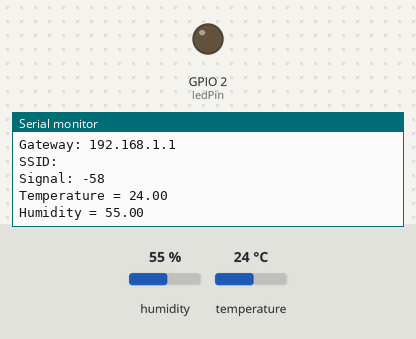
A sketch run on a simulated ESP8266 (NodeMCU). Shown: output pins drawn as LEDs (lit = HIGH), the last lines printed to the serial monitor. The inputs (shaded band) are chosen by the test bench; at power-on: humidity 55 %, temperature 24 °C. WiFi joins after 1.5 s; servers stay silent unless stated; pins used as bus, display or sensor lines are not drawn.

Above: at 2.7 s.
2.8 s: humidity set to 22 %
At 3.3 s:
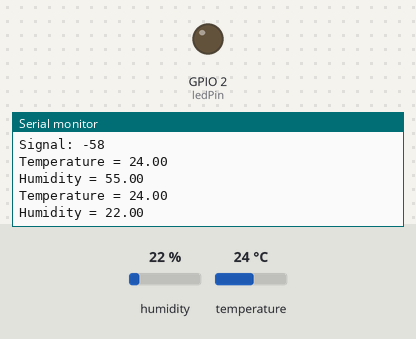
4.5 s: temperature set to 12 °C
At 6.0 s:
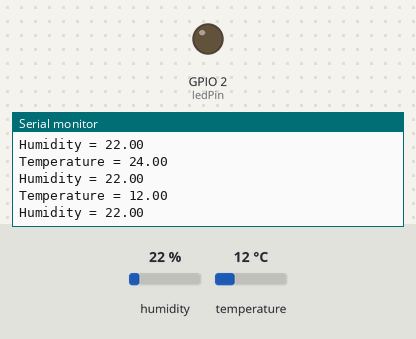
6.2 s: humidity set to 40 %
At 7.5 s:
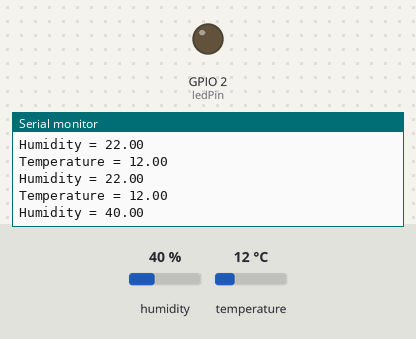
Timing chart, 0 to 9.2 s (numbered marks = the images above; inputs shaded):
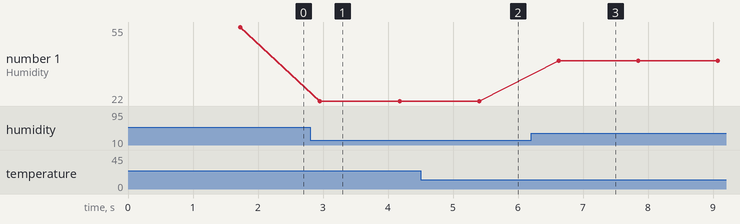

Measured:
- after the input at 2.8 s, the serial monitor: prints a new line after 0.15 s (image 1)
- after the input at 4.5 s, the serial monitor: prints a new line after 0.90 s (image 2)
- after the input at 6.2 s, the serial monitor: prints a new line after 0.42 s (image 3)
- plotted number 1: 55 → 22 after the input at 2.8 s, 22 → 40 after the input at 6.2 s

The sketch:

wifi_client_01.ino
```cpp
/*  Connects to the home WiFi network
 *  Asks some network parameters
 *  Sends and receives message from the server in every 2 seconds
 *  Communicates: wifi_server_01.ino
 */
#include <dht.h>
#include <SPI.h>
#include <ESP8266WiFi.h>

dht DHT;
byte ledPin = 2;
char ssid[] = "";           // SSID of your home WiFi
char pass[] = "";            // password of your home WiFi
char ssid1[] = "SAM";               // SSID of your home WiFi
char pass1[] = "1234556789";
const int dhtPin = 2;
int timeout=0;
unsigned long askTimer = 0;
int serverconn = 0;
IPAddress server(192,168,1,198);       // the fix IP address of the server
IPAddress server1(192,168,43,80);       // the fix IP address of the server

WiFiClient client;

void setup() {
  Serial.begin(115200);  // only for debug
  pinMode(dhtPin , INPUT);
  WiFi.begin(ssid, pass);             // connects to the WiFi router

  while (WiFi.status() != WL_CONNECTED) {
    Serial.print(".");
    delay(500);
    timeout++;
    if(timeout > 15){
      break;
    }
  }
  if( timeout > 15 ){
     Serial.print("\n\nCouldn't connect to ");
     Serial.println(ssid);
     Serial.print("Connecting to ");
     Serial.print(ssid1);
     serverconn = 1;
     WiFi.begin(ssid1, pass1);                 // connects to the SAM
     while (WiFi.status() != WL_CONNECTED) {
       Serial.print(".");
       delay(500);
     }
  }
  Serial.println("\nConnected to wifi");
  Serial.print("Status: "); Serial.println(WiFi.status());    // Network parameters
  Serial.print("IP: ");     Serial.println(WiFi.localIP());
  Serial.print("Subnet: "); Serial.println(WiFi.subnetMask());
  Serial.print("Gateway: "); Serial.println(WiFi.gatewayIP());
  Serial.print("SSID: "); Serial.println(WiFi.SSID());
  Serial.print("Signal: "); Serial.println(WiFi.RSSI());
  pinMode(ledPin, OUTPUT);
}

void loop () {
  if( serverconn == 1){
    client.connect(server1, 80);
  }
  else{
    client.connect(server, 80);
  }
 // client.connect(server, 80);   // Connection to the server
  digitalWrite(ledPin, LOW);    // to show the communication only (inverted logic)
  int value = DHT.read11(dhtPin);
//  Serial.println(".");
//  client.println("Hello server! Client ONE");  // sends the message to the server
//================================================
  Serial.print("Temperature = ");
  Serial.println(DHT.temperature);
  Serial.print("Humidity = ");
  Serial.println(DHT.humidity);
//================================================
  client.print("Temperature = ");
  client.println(DHT.temperature);
  client.print("#");
  client.print("Humidity = ");
  client.print(DHT.humidity);
  client.print("$");
 // String answer = client.readStringUntil('.');   // receives the answer from the sever
 // Serial.println("from server: " + answer);
  DHT.temperature = 0;
  DHT.humidity = 0;
  client.flush();
  digitalWrite(ledPin, HIGH);
  delay(1000);                  // client will trigger the communication after two seconds
}
```
